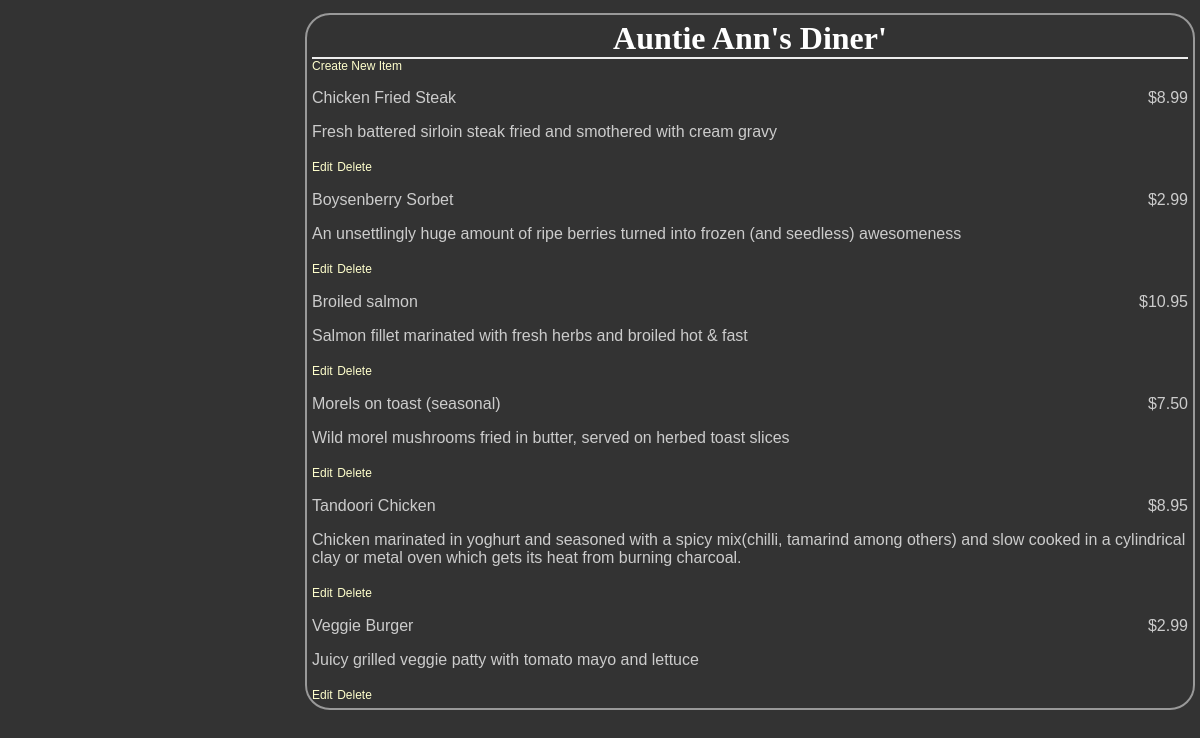
The app's page /restaurants/8/menu with its own data.
### database_setup.py (models this page shows, shortened)
class Restaurant(Base):
    __tablename__ = 'restaurant'
    id = Column(Integer, primary_key=True)
    name = Column(String(250), nullable=False)

class MenuItem(Base):
    __tablename__ = 'menu_item'
    id = Column(Integer, primary_key=True)
    name = Column(String(80), nullable=False)
    description = Column(String(250))
    price = Column(String(8))
    course = Column(String(250))
    restaurant_id = Column(Integer, ForeignKey('restaurant.id'))
    restaurant = relationship(Restaurant)

### project.py (the view)
@app.route('/')
@app.route('/restaurants/<int:restaurant_id>/menu')
def restaurantMenu(restaurant_id):
    session = DBSession()
    restaurant = session.query(Restaurant).filter_by(id=restaurant_id).one()
    items = session.query(MenuItem).filter_by(restaurant_id=restaurant_id)
    return render_template(
        'menu.html', restaurant=restaurant, items=items, restaurant_id=restaurant_id)

### templates/menu.html (shortened to what this page needs)
<html>
    <head>
        <link rel="stylesheet" type="text/css" href="{{ url_for('static', filename='styles.css') }}"></head>
        <body>
            <div class='pane'>
                <div class='header'>
                    <h1>{{ restaurant.name }}</h1>
                </div>
                <a href='{{url_for('newMenuItem', restaurant_id = restaurant.id) }}'>Create New Item</a>
                {% for i in items %}
                    <div class='nameAndPrice'>
                        <span class='name'>
                            <p>{{i.name}}</p>
                        </span>
                        <span class='price'>
                            <p>{{i.price}}
                            </p>
                        </span>
                    </div>
                    <div class='description'>
                        <p>{{i.description}}</p>
                    </div>
                    <div class="editdeletepane">
                        <a href='{{url_for('editMenuItem',restaurant_id = restaurant.id, menu_id=i.id)}}'>Edit</a>
                        <a href='{{url_for('deleteMenuItem', restaurant_id = restaurant.id, menu_id=i.id)}}'>
                            Delete</a>
                    </div>
                {% endfor %}
            </div>
    </body>
</html>

### static/styles.css (style rules this page uses)
body { font-family: sans-serif; background-color: #333333 }
h1, h2, h3, h4 { color: #ffffff; }
h1, h2 { font-family: 'georgia', serif; margin: 0; }
h1 { border-bottom: 2px solid #eee; }
p, dd, dt { color: #cccccc; }
a { text-decoration: none; color: #ffffcc; font-size: .75em; }
.pane { position: absolute; left: 25%; border: 2px solid; border-radius: 25px; padding: 5px; margin: 5px; border-color: #999999; background-color: #333333 }
.header { left: 50%; text-align: center; }
.name { width: 50%; display: inline-block; float: left; }
.price { text-align: right; width: 50%; float: right; }

### records on screen
Restaurant: name "Auntie Ann's Diner'"
MenuItem: name "Chicken Fried Steak", price "$8.99", description "Fresh battered sirloin steak fried and smothered with cream gravy"
MenuItem: name "Boysenberry Sorbet", price "$2.99", description "An unsettlingly huge amount of ripe berries turned into frozen (and seedless) awesomeness"
MenuItem: name "Broiled salmon", price "$10.95", description "Salmon fillet marinated with fresh herbs and broiled hot & fast"
MenuItem: name "Morels on toast (seasonal)", price "$7.50", description "Wild morel mushrooms fried in butter, served on herbed toast slices"
MenuItem: name "Tandoori Chicken", price "$8.95", description "Chicken marinated in yoghurt and seasoned with a spicy mix(chilli, tamarind among others) and slow cooked in a cylindrical clay or metal oven which gets its heat from burning charcoal."
MenuItem: name "Veggie Burger", price "$2.99", description "Juicy grilled veggie patty with tomato mayo and lettuce"
